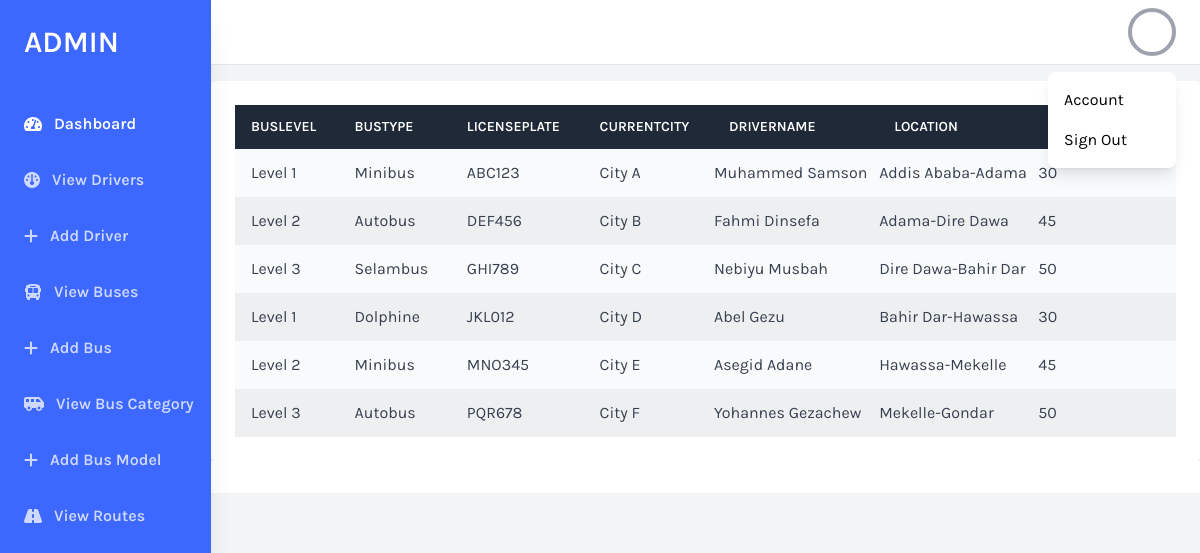
/admin/all-buses.php (signed in), run on the app's committed database.
### tables this page shows
CREATE TABLE Bus (
    BusID INT NOT NULL AUTO_INCREMENT,
    BusLevel VARCHAR(10),
    BusType VARCHAR(20),
    LicensePlate VARCHAR(10),
    CurrentCity VARCHAR(50),
    DriverID INT,
    SeatNumbers INT,
    RouteID INT,
    BusCategoryID INT ,
    PRIMARY KEY (BusID),
    FOREIGN KEY (DriverID) REFERENCES Driver(DriverID),
    FOREIGN KEY (RouteID) REFERENCES Route(RouteID),
    FOREIGN KEY (BusCategoryID) REFERENCES BusCategory(BusCategoryID)
);

CREATE TABLE Driver (
    DriverID INT NOT NULL AUTO_INCREMENT,
    DriverName VARCHAR(50),
    DriverEmail VARCHAR(50),
    DriverPhone VARCHAR(20),
    DriverAddress VARCHAR(20),
    DriverPassword varchar(100),
    PRIMARY KEY (DriverID)
);

CREATE TABLE Route (
    RouteID INT NOT NULL AUTO_INCREMENT,
    StartLocation VARCHAR(50),
    EndLocation VARCHAR(50),
    Distance INT,
    PRIMARY KEY (RouteID)
);

CREATE TABLE BusCategory (
    BusCategoryID INT NOT NULL AUTO_INCREMENT,
    BusName VARCHAR(50),
    BusSeatNumbers INT,
    BusCategory VARCHAR(50),
    BusLevel VARCHAR(10),
    priceFactor DECIMAL(5,5) NOT NULL DEFAULT 0.76000,
    PRIMARY KEY (BusCategoryID)
);

### admin/all-buses.php (the view, shortened to what this page needs)
<?php
include("../database/connection.php");
$sql = "
SELECT
    Bus.BusID,
    Bus.BusLevel,
    Bus.BusType,
    Bus.LicensePlate,
    Bus.CurrentCity,
    Driver.DriverName,
    Route.StartLocation,
    Route.EndLocation,
    BusCategory.BusName,
    BusCategory.BusSeatNumbers,
    BusCategory.BusCategory
FROM
    Bus
JOIN
    Driver ON Bus.DriverID = Driver.DriverID
JOIN
    Route ON Bus.RouteID = Route.RouteID
JOIN
    BusCategory ON Bus.BusCategoryID = BusCategory.BusCategoryID";
$result = $conn->query($sql);
$buses = [];
if ($result->num_rows > 0) {
    while ($row = $result->fetch_assoc()) {
        $buses[] = $row;
    }
} else {
    echo "No buses found.";
}
?>
<!DOCTYPE html>
<html lang="en">
<head>
    <?php include("./partials/imports.php")?>
</head>
<body x-data="{thisPath:window.location.pathname, isOpen: false}" class="bg-gray-100 font-family-karla flex">
<?php include("./partials/aside.php")?>
    <div class="w-full flex flex-col h-screen overflow-y-hidden">
        <?php include("./partials/header.php")?>
        <div class="w-full h-screen overflow-x-hidden border-t flex flex-col">
            <main class="w-full flex-grow ">
                    <main class="container mx-auto mt-4">
                        <div class="bg-white p-6 rounded shadow-lg">
                            <table class="min-w-full bg-white">
                                <thead class="bg-gray-800 text-white">
                                    <tr>
                                        <th class=" text-left py-3 px-4 uppercase font-semibold text-sm">BusLevel</th>
                                        <th class=" text-left py-3 px-4 uppercase font-semibold text-sm">BusType</th>
                                        <th class=" text-left py-3 px-4 uppercase font-semibold text-sm">LicensePlate</th>
                                        <th class=" text-left py-3 px-4 uppercase font-semibold text-sm">CurrentCity</th>
                                        <th class=" text-left py-3 px-4 uppercase font-semibold text-sm">DriverName</th>
                                        <th class=" text-left py-3 px-4 uppercase font-semibold text-sm">Location</th>
                                        <th class=" text-left py-3 px-4 uppercase font-semibold text-sm">SeatNumbers</th>
                                    </tr>
                                </thead>
                                <tbody class="text-gray-700">
                                        <?php if (!empty($buses)): ?>
                                                <?php foreach ($buses as $bus): ?>
                                        <tr class="bg-gray-50 group hover:bg-slate-200" id="<?php echo $row['BusCategoryID']?>">
                                            <td class="text-left py-3 px-4"><a href="<?php echo "/LetsGO/admin/bus-schedule.php?bus_id=".$bus['BusID'];?>"><?php echo $bus['BusLevel']; ?></a></td>
                                            <td class="text-left py-3 px-4"><?php echo $bus['BusType']; ?></td>
                                            <td class="text-left py-3 px-4"><?php echo $bus['LicensePlate']; ?></td>
                                            <td class="text-left py-3 px-4"><?php echo $bus['CurrentCity']; ?></td>
                                            <td class="text-left py-3 px-42"><?php echo $bus['DriverName']; ?></td>
                                            <td class="text-left py-3 px-42"><?php echo $bus['StartLocation']."-". $bus['EndLocation']; ?></td>
                                            <td class="text-left py-3 px-42"><?php echo $bus['BusSeatNumbers'] ?></td>
                                        </tr>
                                    <?php endforeach; ?>
                                    <?php else: ?>
                                        <p class="text-center">No buses found.</p>
                                    <?php endif; ?>
                                </tbody>
                            </table>
                        </div>
                    </main>
            <footer class="w-full bg-white text-right p-4">
            </footer>
        </div>
    </div>
</body>
</html>

### styles/style.css (style rules this page uses)
html, :host { line-height: 1.5; -webkit-text-size-adjust: 100%; -moz-tab-size: 4; -o-tab-size: 4; tab-size: 4; font-family: ui-sans-serif, system-ui, sans-serif, "Apple Color Emoji", "Segoe UI Emoji", "Segoe UI Symbol", "Noto Color Emoji"; font-feature-settings: normal; font-variation-settings: normal; -webkit-tap-highlight-color: transparent; }
body { margin: 0; line-height: inherit; }
a { color: inherit; text-decoration: inherit; }
table { text-indent: 0; border-color: inherit; border-collapse: collapse; }
.container { width: 100%; }
@media (min-width: 640px) { .container { max-width: 640px; } }
@media (min-width: 768px) { .container { max-width: 768px; } }
@media (min-width: 1024px) { .container { max-width: 1024px; } }
.mx-auto { margin-left: auto; margin-right: auto; }
.mt-4 { margin-top: 1rem; }
.flex { display: flex; }
.h-screen { height: 100vh; }
.w-full { width: 100%; }
.min-w-full { min-width: 100%; }
.flex-grow { flex-grow: 1; }
.flex-col { flex-direction: column; }
.overflow-x-hidden { overflow-x: hidden; }
.overflow-y-hidden { overflow-y: hidden; }
.rounded { border-radius: 0.25rem; }
.border-t { border-top-width: 1px; }
.bg-gray-100 { --tw-bg-opacity: 1; background-color: rgb(243 244 246 / var(--tw-bg-opacity)); }
.bg-gray-50 { --tw-bg-opacity: 1; background-color: rgb(249 250 251 / var(--tw-bg-opacity)); }
.bg-gray-800 { --tw-bg-opacity: 1; background-color: rgb(31 41 55 / var(--tw-bg-opacity)); }
.bg-white { --tw-bg-opacity: 1; background-color: rgb(255 255 255 / var(--tw-bg-opacity)); }
.p-4 { padding: 1rem; }
.p-6 { padding: 1.5rem; }
.px-4 { padding-left: 1rem; padding-right: 1rem; }
.py-3 { padding-top: 0.75rem; padding-bottom: 0.75rem; }
.text-left { text-align: left; }
.text-right { text-align: right; }
.text-sm { font-size: 0.875rem; line-height: 1.25rem; }
.font-semibold { font-weight: 600; }
.uppercase { text-transform: uppercase; }
.text-gray-700 { --tw-text-opacity: 1; color: rgb(55 65 81 / var(--tw-text-opacity)); }
.text-white { --tw-text-opacity: 1; color: rgb(255 255 255 / var(--tw-text-opacity)); }
.shadow-lg { --tw-shadow: 0 10px 15px -3px rgb(0 0 0 / 0.1), 0 4px 6px -4px rgb(0 0 0 / 0.1); --tw-shadow-colored: 0 10px 15px -3px var(--tw-shadow-color), 0 4px 6px -4px var(--tw-shadow-color); box-shadow: var(--tw-ring-offset-shadow, 0 0 #0000), var(--tw-ring-shadow, 0 0 #0000), var(--tw-shadow); }

### admin/partials/imports.php (style rules this page uses)
.font-family-karla { font-family: karla,ui-sans-serif, system-ui, sans-serif, "Apple Color Emoji", "Segoe UI Emoji", "Segoe UI Symbol", "Noto Color Emoji"; }
tr:nth-child(even) { background:#e7e9eab5 }

### data on the page
bus: BusLevel "Level 1", BusType "Minibus", LicensePlate "ABC123", CurrentCity "City A", DriverID.DriverName "Muhammed Samson", RouteID.StartLocation "Addis Ababa", RouteID.EndLocation "Adama", BusCategoryID.BusSeatNumbers "30"
bus: BusLevel "Level 2", BusType "Autobus", LicensePlate "DEF456", CurrentCity "City B", DriverID.DriverName "Fahmi Dinsefa", RouteID.StartLocation "Adama", RouteID.EndLocation "Dire Dawa", BusCategoryID.BusSeatNumbers "45"
bus: BusLevel "Level 3", BusType "Selambus", LicensePlate "GHI789", CurrentCity "City C", DriverID.DriverName "Nebiyu Musbah", RouteID.StartLocation "Dire Dawa", RouteID.EndLocation "Bahir Dar", BusCategoryID.BusSeatNumbers "50"
bus: BusLevel "Level 1", BusType "Dolphine", LicensePlate "JKL012", CurrentCity "City D", DriverID.DriverName "Abel Gezu", RouteID.StartLocation "Bahir Dar", RouteID.EndLocation "Hawassa", BusCategoryID.BusSeatNumbers "30"
bus: BusLevel "Level 2", BusType "Minibus", LicensePlate "MNO345", CurrentCity "City E", DriverID.DriverName "Asegid Adane", RouteID.StartLocation "Hawassa", RouteID.EndLocation "Mekelle", BusCategoryID.BusSeatNumbers "45"
bus: BusLevel "Level 3", BusType "Autobus", LicensePlate "PQR678", CurrentCity "City F", DriverID.DriverName "Yohannes Gezachew", RouteID.StartLocation "Mekelle", RouteID.EndLocation "Gondar", BusCategoryID.BusSeatNumbers "50"
